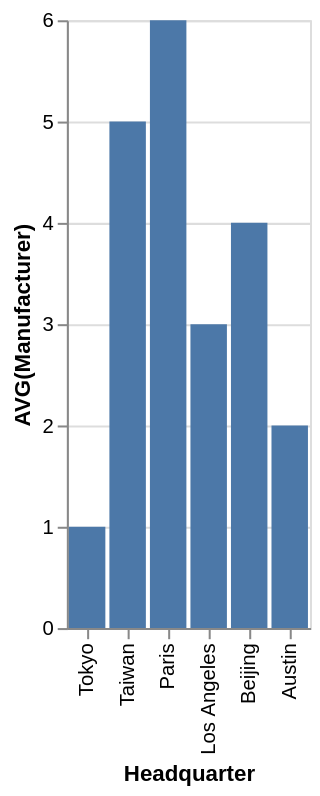

This figure's Vega-Lite source:
### Vega-Lite specification from a JSON file in a GitHub repository (floating-point values rounded to 4 significant figures)
{"data": {"values": [{"x_data": "Tokyo", "y_data": 1}, {"x_data": "Taiwan", "y_data": 5}, {"x_data": "Paris", "y_data": 6}, {"x_data": "Los Angeles", "y_data": 3}, {"x_data": "Beijing", "y_data": 4}, {"x_data": "Austin", "y_data": 2}]}, "mark": "bar", "encoding": {"x": {"field": "x_data", "type": "nominal", "title": "Headquarter", "sort": "descending"}, "y": {"field": "y_data", "type": "quantitative", "title": "AVG(Manufacturer)"}}}
